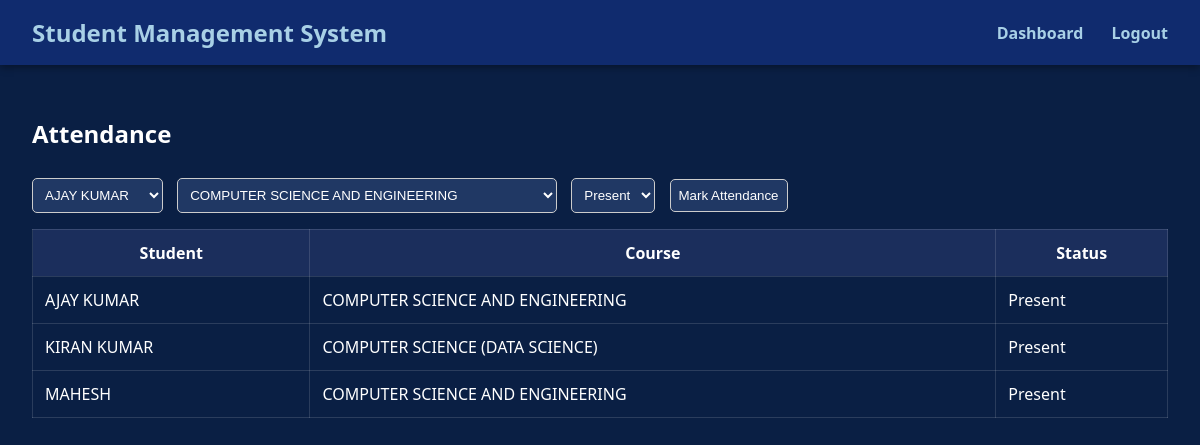
Page /attendance (signed in) on the committed database.
### models.py (models this page shows)
class Attendance(db.Model):
    student_id = db.Column(db.Integer, db.ForeignKey('student.id'), primary_key=True)
    course_id = db.Column(db.Integer, db.ForeignKey('course.id'), primary_key=True)
    status = db.Column(db.String(10), nullable=False)
    student = db.relationship('Student', back_populates='attendance_records')
    course = db.relationship('Course', back_populates='attendance_records')

class Student(db.Model):
    id = db.Column(db.Integer, primary_key=True)
    name = db.Column(db.String(100), nullable=False)
    age = db.Column(db.Integer, nullable=False)
    grade = db.Column(db.Float, nullable=False)
    enrollments = db.relationship('Enrollment', back_populates='student', cascade='all, delete-orphan')
    attendance_records = db.relationship('Attendance', back_populates='student', cascade='all, delete-orphan')
    grades = db.relationship('Grade', back_populates='student', cascade='all, delete-orphan')

class Course(db.Model):
    id = db.Column(db.Integer, primary_key=True)
    title = db.Column(db.String(100), nullable=False)
    code = db.Column(db.String(20), unique=True, nullable=False)
    attendance_records = db.relationship('Attendance', back_populates='course', cascade='all, delete-orphan')
    grades = db.relationship('Grade', back_populates='course', cascade='all, delete-orphan')
    enrollments = db.relationship('Enrollment', back_populates='course', cascade='all, delete-orphan')

### app.py (the view, shortened to what this page needs)
@app.route('/attendance', methods=['GET', 'POST'])
@login_required
def manage_attendance():
    students = Student.query.all()
    courses = Course.query.all()
    attendance_records = Attendance.query.join(Attendance.student).join(Attendance.course).all()
    for a in attendance_records:
        if a and a.student and a.course:
            print(a.student.name, a.course.title)
    return render_template('attendance.html', attendance=attendance_records, students=students, courses=courses)

### app.py (called while the page is built)
@login_manager.user_loader
def load_user(user_id):
    return User.query.get(int(user_id))

### templates/attendance.html (shortened to what this page needs)
{% extends 'base.html' %}
{% block content %}
  <h2>Attendance</h2>
  <form method="POST">
      <select name="student_id" required>
          {% for student in students %}
              <option value="{{ student.id }}">{{ student.name }}</option>
          {% endfor %}
      </select>
      <select name="course_id" required>
          {% for course in courses %}
              <option value="{{ course.id }}">{{ course.title }}</option>
          {% endfor %}
      </select>
      <select name="status" required>
          <option value="Present">Present</option>
      </select>
      <button type="submit">Mark Attendance</button>
  </form>
  <table>
      <thead>
          <tr>
              <th>Student</th>
              <th>Course</th>
              <th>Status</th>
          </tr>
      </thead>
      <tbody>
          {% for a in attendance %}
              <tr>
                  <td>{{ a.student.name }}</td>
                  <td>{{ a.course.title }}</td>
                  <td>{{ a.status }}</td>
              </tr>
          {% endfor %}
      </tbody>
  </table>
{% endblock %}

### templates/base.html (style rules this page uses)
body { margin: 0; font-family: 'Segoe UI', sans-serif; background-color: #0a1f44; color: #ffffff; }
table { width: 100%; border-collapse: collapse; margin-top: 1rem; }
th, td { padding: 0.75rem; border: 1px solid #ffffff22; }
th { background-color: #1b2e5c; }
input, select, button { padding: 0.5rem; margin-top: 0.5rem; background-color: #ffffff11; color: white; border: 1px solid #ffffff44; border-radius: 5px; }

### templates/attendance.html (style rules this page uses)
form select, form button { background-color: #203864; color: white; border: 1px solid #ccc; padding: 8px; border-radius: 5px; margin-right: 10px; }
form button { cursor: pointer; }

### rows in the picture
Attendance: student.name "AJAY KUMAR", course "COMPUTER SCIENCE AND ENGINEERING", status "Present"
Attendance: student.name "KIRAN KUMAR", course "COMPUTER SCIENCE (DATA SCIENCE)", status "Present"
Attendance: student.name "MAHESH", course "COMPUTER SCIENCE AND ENGINEERING", status "Present"

### other values in the picture
form field student_id "AJAY KUMAR"
form field course_id "COMPUTER SCIENCE AND ENGINEERING"
